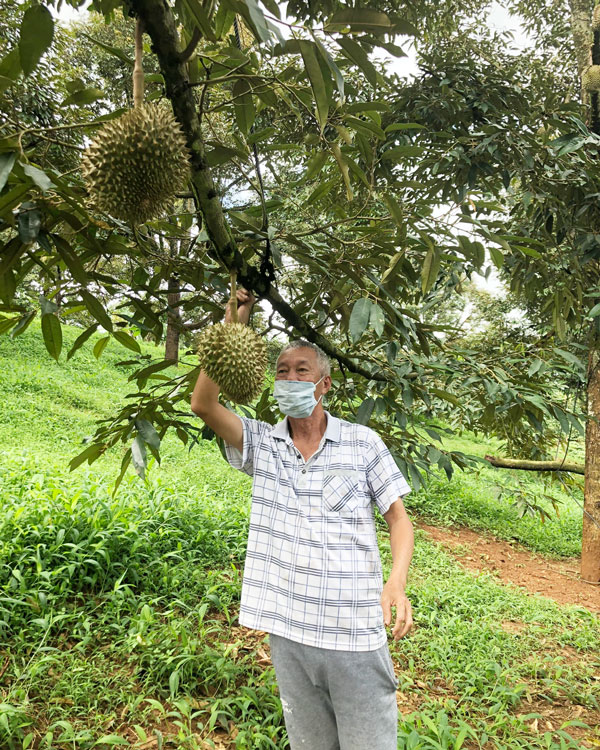
#> input picture TraiCayScratch/SauRieng/1.jpg, 600 x 750 px; its folder holds only this picture in this run
$ python resize_images.py
#> lines starting #> are read from the running program, lines starting #| are printed output that depends on the picture
import cv2
import os

# Đường dẫn đến thư mục chứa ảnh
input_folder = "TraiCayScratch"
output_folder = "TraiCay640x640"

# Tạo thư mục đích nếu chưa có
os.makedirs(output_folder, exist_ok=True)

# Danh sách các thư mục con (các loại trái cây)
categories = ["SauRieng", "ThanhLong", "Tao"]

# Duyệt qua từng thư mục trái cây
for category in categories:
    input_path = os.path.join(input_folder, category)
    output_path = os.path.join(output_folder, category)
    os.makedirs(output_path, exist_ok=True)

    # Duyệt qua từng file ảnh trong thư mục
    for filename in os.listdir(input_path):
        img_path = os.path.join(input_path, filename)
        img = cv2.imread(img_path)
#> img is the input picture: shape (750, 600, 3); mean B, G, R 85.7, 134.7, 125.1

        if img is None:
            print(f"Lỗi đọc ảnh: {img_path}")
            continue

        # Resize ảnh về 640x640
        img_resized = cv2.resize(img, (640, 640))
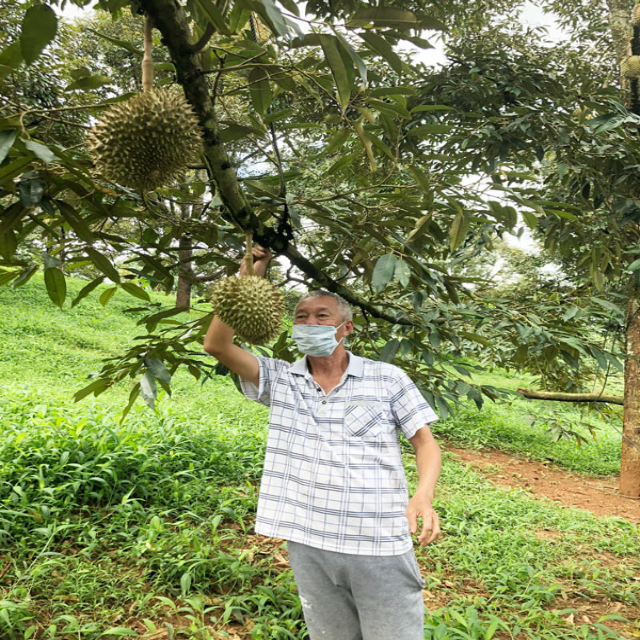
#> img_resized: shape (640, 640, 3); mean B, G, R 85.6, 134.6, 124.9
#> (the run stopped early here; a loop or call above may not have finished)
